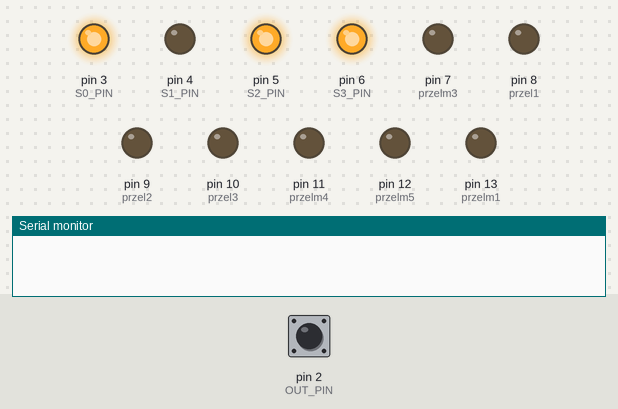
Recording of a sketch running on a simulated Arduino Uno, built with avr-gcc and run on an emulated ATmega328P. On the bench: output pins drawn as LEDs (lit = HIGH), the last lines printed to the serial monitor. Inputs (shaded band) come from the test bench; at power-on: pin 2 (OUT_PIN) LOW.

Above: at 4.4 s.
At 9.7 s:
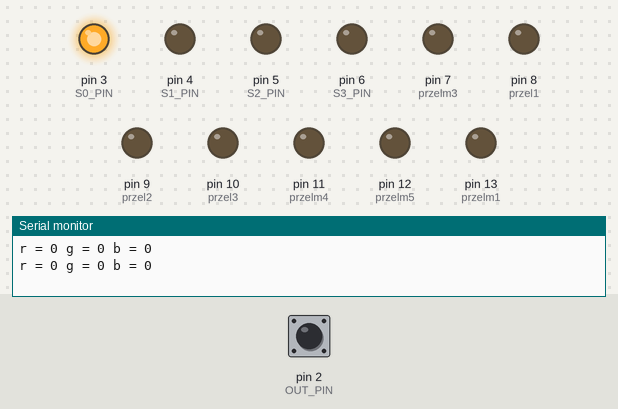
9.8 s: pin 2 (OUT_PIN) pulsed HIGH 2 times (0.12 s each, 0.3 s apart)
At 37.1 s:
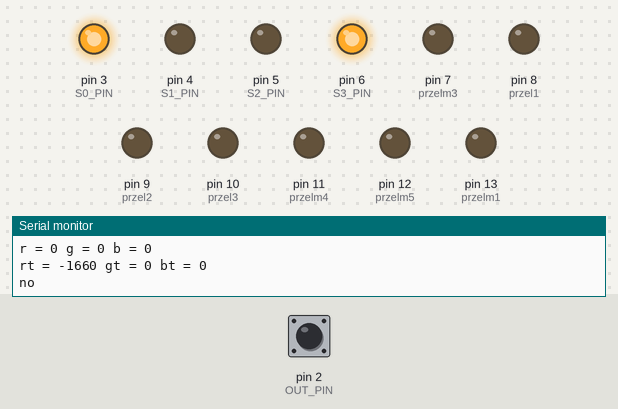
Timing chart, 0 to 44.0 s (numbered marks = the images above; inputs shaded):
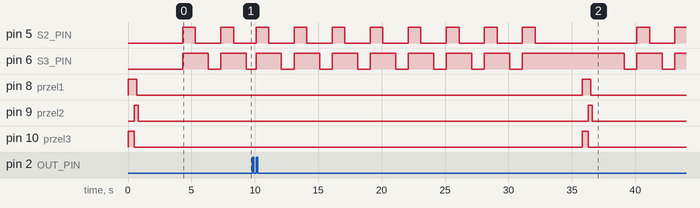

The sketch:

KTOSMATAKISAMPROBLEMIAKJAALEKURDEFAJNIENIEMAMSLOWNATO.ino
```cpp
#define S0_PIN 3
#define S1_PIN 4
#define S2_PIN 5
#define S3_PIN 6
#define OUT_PIN  2

int ledState = LOW;
unsigned long previousMillis = 0;
unsigned long interval = 1000;
int przel1 = 8;  //ustawianie pinow z przelacznikami
int przel2 = 9;
int przel3 = 10;
int przelm1 = 13;
int przelm2 = 1;
int przelm3 = 7;
int przelm4 = 11;
int przelm5 = 12;
void setup() {
  // put your setup code here, to run once:
  // Set the S0, S1, S2, S3 Pins as Output
  pinMode(S0_PIN, OUTPUT);
  pinMode(S1_PIN, OUTPUT);
  pinMode(S2_PIN, OUTPUT);
  pinMode(S3_PIN, OUTPUT);
  //Set OUT_PIN as Input
  pinMode(OUT_PIN, INPUT);
  // Set Pulse Width scaling to 20%
  digitalWrite(S0_PIN, HIGH);
  digitalWrite(S1_PIN, LOW);
  pinMode(przel1, OUTPUT);
  pinMode(przel2, OUTPUT);
  pinMode(przel3, OUTPUT);
  pinMode(przelm1, OUTPUT);
  pinMode(przelm2, OUTPUT);
  pinMode(przelm3, OUTPUT);
  pinMode(przelm4, OUTPUT);
  pinMode(przelm5, OUTPUT);
  Serial.begin(9600);

}

void loop() {
  // put your main code here, to run repeatedly:
 int r, g, b, rt, gt, bt;     // declare red,green,blue as integers
rt=0,gt=0,bt=0;
digitalWrite(przel1, HIGH);       // wlacz przelacznik
  digitalWrite(przel3, HIGH);
    delay(500);
      digitalWrite(przel3, LOW);        // wylacz przelacz

  digitalWrite(przel2, HIGH);       // wlacz przelacznik
  delay(200);
  digitalWrite(przel1, LOW);        // wylacz przelacz
    delay(120);
  digitalWrite(przel2, LOW);        // wylacz przelaczniknik


  delay(2500);                       // czekaj 3 sekundy
  for (int i=0;i<10;i++){
  r = process_red_value();
  g = process_green_value();
  b = process_blue_value();
  rt=rt+r;
  gt=gt+g;
  bt=bt+b;
  Serial.print("r = ");  // print each frequency value for r,g and b
  Serial.print(r);
  Serial.print(" ");
  Serial.print("g = ");
  Serial.print(g);
  Serial.print(" ");
  Serial.print("b = ");
  Serial.print(b);
  Serial.print(" ");
  Serial.println();
}
Serial.print("rt = ");  // print each frequency value for r,g and b
  Serial.print(int(rt/10));
  Serial.print(" ");
  Serial.print("gt = ");
  Serial.print(int(gt/10));
  Serial.print(" ");
  Serial.print("bt = ");
  Serial.print(int(bt/10));
  Serial.print(" ");
  Serial.println();
  if (int(rt/10) < 170 & int(rt/10) > 129 & int(gt/10) < 256 & int(gt/10) > 230)
  {
    Serial.println("red block");
    delay(200);
  }
     else if (int(rt/10) < 230 & int(rt/10) > 195 & int(gt/10) < 270 & int(gt/10) > 234)
  {
    Serial.println("blue Block");
  }
    else if (int(rt/10) < 210 & int(rt/10) > 195 & int(gt/10) < 235 & int(gt/10) > 220)
  {
    Serial.println("green Block");
    delay(1000);
    digitalWrite(przelm3, HIGH);        // wylacz przelacz
    delay(1000);
    digitalWrite(przelm3, LOW);        // wylacz przelaczniknik
  }
    else
  {
    Serial.println("no");
    delay(200);
  }
  rt=0,gt=0,bt=0;


  delay(2500);                       // czekaj 3 sekundy
}
int process_red_value()
{
  digitalWrite(S2_PIN, LOW);
  digitalWrite(S3_PIN, LOW);
  int pulse_length = pulseIn(OUT_PIN, LOW);
  return pulse_length;
}
int process_green_value()
{
  digitalWrite(S2_PIN, HIGH);
  digitalWrite(S3_PIN, HIGH);
  int pulse_length = pulseIn(OUT_PIN, LOW);
  return pulse_length;
}
int process_blue_value()
{
  digitalWrite(S2_PIN, LOW);
  digitalWrite(S3_PIN, HIGH);
  int pulse_length = pulseIn(OUT_PIN, LOW);
  return pulse_length;
}
```
